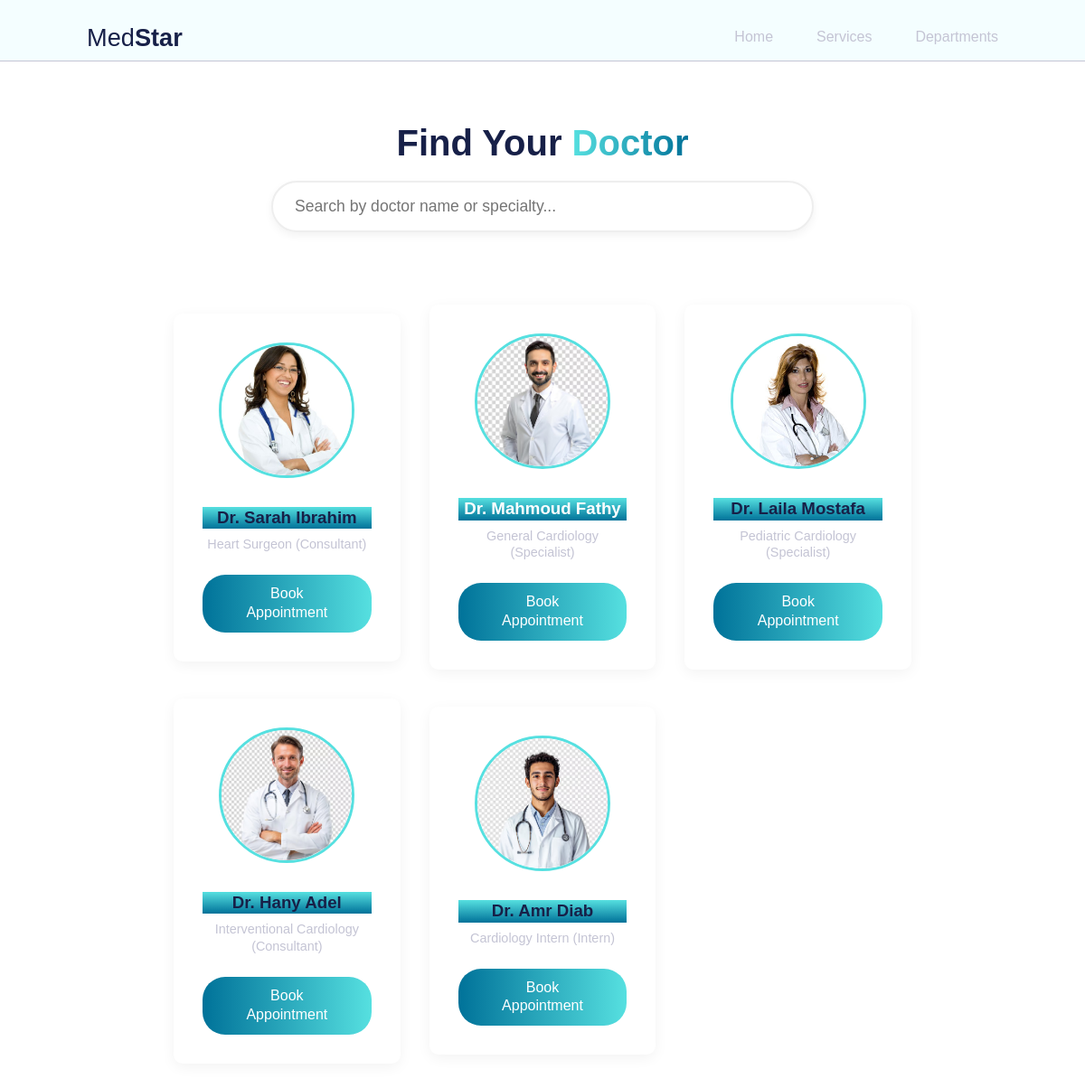
The page /department/1 on the database its author committed.
### app.py (models this page shows)
class Doctor(db.Model):
    id = db.Column(db.Integer, primary_key=True)
    name = db.Column(db.String(100), nullable=False)
    specialty = db.Column(db.String(100))
    rank = db.Column(db.String(50), nullable=True)
    image_url = db.Column(db.String(200), nullable=True, default='default_doctor.png')
    department_id = db.Column(db.Integer, db.ForeignKey('department.id'), nullable=False)
    department = db.relationship('Department', backref=db.backref('doctors', lazy=True))

### app.py (the view)
@app.route('/department/<int:dept_id>')
def show_department(dept_id): return render_template('doctors.html', doctors=Doctor.query.filter_by(department_id=dept_id).all(), department_name=Department.query.get_or_404(dept_id).name)

### templates/doctors.html (shortened to what this page needs)
<!DOCTYPE html>
<html lang="en">
<head>
    <link rel="stylesheet" href="{{ url_for('static', filename='style.css') }}">
</head>
<body>
    <header><nav class="navbar"><div class="navbar__container container"><div class="navbar__logo"><a href="{{ url_for('home') }}"><h3>Med<span>Star</span></h3></a></div><ul class="navbar__links"><li><a href="{{ url_for('home') }}">Home</a></li><li><a href="{{ url_for('show_services') }}">Services</a></li><li><a href="{{ url_for('show_all_departments') }}">Departments</a></li></ul></div></nav></header>
    <main class="container" style="padding-top: 4rem; padding-bottom: 4rem;">
        <h2 style="text-align: center; font-size: 2.5rem; margin-bottom: 1rem;">
            Find Your <span class="gradient-color">Doctor</span>
        </h2>
        <div class="search-container">
            <input type="text" id="doctorSearchInput" class="search-input" placeholder="Search by doctor name or specialty...">
        </div>
        <div class="services__container container" id="doctorsGrid">
            {% for doctor in doctors %}
            <article class="services__card">
                <div class="services__img">
                    <img src="{{ url_for('static', filename='img/' + doctor.image_url) }}" alt="doctor image">
                </div>
                <h3>{{ doctor.name }}</h3>
                <p>{{ doctor.specialty }} ({{ doctor.rank }})</p>
                <a href="{{ url_for('book_appointment', doctor_id=doctor.id) }}" class="navbar__btn">Book Appointment</a>
            </article>
            {% endfor %}
        </div>
    </main>
</body>
</html>

### static/style.css (style rules this page uses)
:root { --primary-color: #c4c4d4; --secondary-color: #172048; --white-color: #fff; --dark-blue: #007299; --light-blue: #56e0e0; --very-light-blue: #f4feff; }
*, *::before, *::after { margin: 0; padding: 0; box-sizing: inherit; outline: none; list-style-type: none; text-decoration: none; }
body { box-sizing: border-box; line-height: 1.3; font-family: "Poppins", sans-serif; color: var(--primary-color); }
.container { max-width: 1440px; margin-inline: auto; padding-inline: 6rem; }
h1, h2, h3 { color: var(--secondary-color); }
.gradient-color { background: -webkit-linear-gradient( left, var(--light-blue), var(--dark-blue) ); -webkit-background-clip: text; -webkit-text-fill-color: transparent; }
.navbar { padding-block: 1.5rem 0.5rem; background-color: var(--very-light-blue); border-bottom: 0.5px solid var(--primary-color); }
.navbar__container { display: flex; align-items: center; justify-content: space-between; position: relative; }
.navbar__logo { display: flex; align-items: center; gap: 0.2rem; cursor: pointer; }
.navbar__logo h3 { color: var(--secondary-color); font-weight: 400; font-size: 1.7rem; }
.navbar__logo span { font-weight: 600; }
.navbar__links { display: flex; align-items: center; gap: 3rem; }
.navbar__links a { color: var(--primary-color); }
.services__container { display: grid; grid-template-columns: repeat(auto-fit, minmax(15rem, 1fr)); align-items: center; gap: 5rem; margin-top: 5rem; }
.services__card { padding: 2rem; background-color: var(--very-light-blue); padding-top: 4rem; border-radius: 0.8 rem; transition: all 0.3s ease; box-shadow: 0px 0px 10px 1px rgba(0, 0, 0, 0.15); }
.services__img { margin-inline: auto; width: 9rem; }
.services__img img { width: 100%; }
.services__card h3 { margin-block: 2rem 1rem; background: linear-gradient(var(--light-blue), var(--dark-blue)); color: #fff; }
.services__card:nth-child(2) h3 { color: #fff; }
body { animation: fadeInPage 0.4s ease-in-out; }

### templates/doctors.html (style rules this page uses)
.navbar__btn { font-family: "Poppins", sans-serif; color: var(--white-color); outline: none; border: none; padding: 0.7rem 1.8rem; border-radius: 25px; background: linear-gradient(to right, var(--dark-blue), var(--light-blue)); font-weight: 400; cursor: pointer; display: inline-block; font-size: 1rem; text-decoration: none; transition: all 0.3s ease; }
.services__container { display: grid; grid-template-columns: repeat(3, 1fr); gap: 2rem; }
.services__card { background: #fff; padding: 2rem; border-radius: 10px; box-shadow: 0 4px 15px rgba(0,0,0,0.05); text-align: center; transition: 0.3s; }
.services__img { margin-inline: auto; width: 150px; height: 150px; border-radius: 50%; overflow: hidden; margin-bottom: 1rem; border: 3px solid var(--light-blue); }
.services__img img { width: 100%; height: 100%; object-fit: cover; }
.services__card h3 { color: var(--secondary-color); margin-bottom: 0.5rem; }
.services__card p { color: var(--primary-color); font-size: 0.9rem; margin-bottom: 1.5rem; }
.search-container { text-align: center; margin-bottom: 3rem; max-width: 600px; margin-left: auto; margin-right: auto; }
.search-input { width: 100%; padding: 1rem 1.5rem; border-radius: 50px; border: 2px solid #eee; font-size: 1.1rem; font-family: "Poppins", sans-serif; outline: none; box-shadow: 0 4px 10px rgba(0,0,0,0.05); transition: 0.3s; }

### rows shown on the page
Doctor: image_url (picture), name "Dr. Sarah Ibrahim", specialty "Heart Surgeon", rank "Consultant"
Doctor: image_url (picture), name "Dr. Mahmoud Fathy", specialty "General Cardiology", rank "Specialist"
Doctor: image_url (picture), name "Dr. Laila Mostafa", specialty "Pediatric Cardiology", rank "Specialist"
Doctor: image_url (picture), name "Dr. Hany Adel", specialty "Interventional Cardiology", rank "Consultant"
Doctor: image_url (picture), name "Dr. Amr Diab", specialty "Cardiology Intern", rank "Intern"
